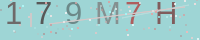
#> input picture 09/9-1/images/words.png, 200 x 40 px
$ python 9-1-1-three.py
#> lines starting #> are read from the running program, lines starting #| are printed output that depends on the picture; after the words box and inside, x2 and y2 are one past the last pixel; in counts of white or black regions, pixels touching at a corner belong together
try:
    from PIL import Image
except ImportError:
    import Image
import pytesseract
from os import path


def handler(grays, threshold=160):
    """对灰度图片进行二值化处理
    默认阈值为160，可根据实际情况调整
    """
    table = []
    for i in range(256):
        if i < threshold:
            table.append(0)
        else:
            table.append(1)
    anti = grays.point(table, '1')
    return anti


# 保存在本地的验证码图片路径
images = path.join(path.dirname(path.abspath(__file__)), 'images/words.png')
# 图片灰度处理
gray = Image.open(images).convert('L')
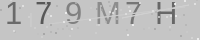
#> gray: PIL image 200x40 L; min 88, max 240, mean 190.3
# 图片二值化处理
image = handler(gray)
#> in handler, `anti = grays.point(table, '1')`:
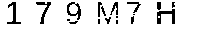
#> anti: PIL image 200x40 1; 91.1% white; black in thin lines or dots, all inside (x1, y1, x2, y2) = (7, 2, 175, 24)
image.show()
# 使用pytesseract库识别验证码中的字符并打印
print(pytesseract.image_to_string(image))
#> (this line was passed over: pytesseract is not available in this run)
